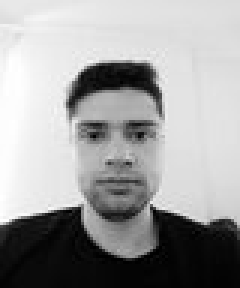
#> input picture tp6/fotos1.0/0.jpg, 80 x 96 px, found by its file name (shown 3 times larger); its folder holds 4 pictures in this run
$ python main.py
#> lines starting #> are read from the running program, lines starting #| are printed output that depends on the picture; after the words box and inside, x2 and y2 are one past the last pixel; in counts of white or black regions, pixels touching at a corner belong together
### tp6/tasks.py
import math
import cv2
import copy

class Neuron():

    # [37 lines left out: functions __init__, calculate, calculate_final_neuron, calculate_pesos, not called in this run]

class Task_images():

    def read_images():
        image_pixels = []
        pixel_list = []
        persona = True
        path = "C:/Users/ivanf/OneDrive/Escritorio/Facultad/4Ano/int-artificial/tp6/fotos1.0/"
        for i in range(10):
            img = cv2.imread( path + str(i) + ".jpg", 0)
#> img is the input picture: shape (96, 80); min 0, max 255, mean 159.4
            ret, img = cv2.threshold(img, 127, 255, cv2.THRESH_BINARY)
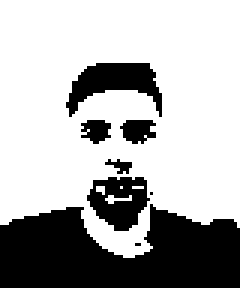
#> img: shape (96, 80) (shown 3 times larger); 69.2% white; 8 black regions (2 under 20 px), largest, box (x1, y1, x2, y2) and area: (0, 68, 80, 96) 1676, (22, 21, 54, 39) 293, (29, 59, 50, 77) 246, (40, 40, 52, 48) 70, (27, 40, 37, 48) 57, (35, 53, 44, 58) 23
            pixel_list.clear()
            pixel_list.append(int(1))
            for j in range(len(img)):
                for k in range(len(img[j])):
                    px = img[j][k]
                    if px == 0:
                        pixel_list.append(int(0))
                    else:
                        pixel_list.append(int(1))
#> this loop made 96 passes
#> after the loop, pixel_list = 7681 values, max 1 at index 0, min 0 at index 1713, mean 0.692
            if persona:
                pixel_list.append(int(0))
                persona = False
            else:
                pixel_list.append(1)
                persona = True
            image_pixels.append(copy.deepcopy(pixel_list))
#> pass 2 of the loop in read_images, `for i in range(10):`:
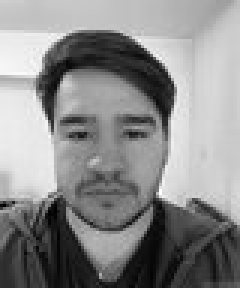
#> input picture tp6/fotos1.0/1.jpg, 80 x 96 px, found by its file name (shown 3 times larger)
#> in read_images, img is the input picture: shape (96, 80); min 0, max 255, mean 138.7
#> in read_images, `ret, img = cv2.threshold(img, 127, 255, cv2.THRESH_BINARY)`:
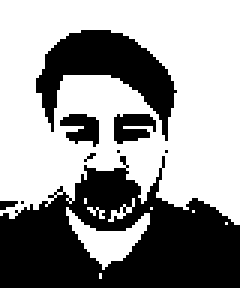
#> img: shape (96, 80) (shown 3 times larger); 59.3% white; 9 black regions (5 under 20 px), largest, box (x1, y1, x2, y2) and area: (0, 52, 80, 96) 2183, (12, 10, 59, 47) 733, (38, 38, 52, 48) 101, (20, 38, 33, 49) 91
#> the loop in read_images, `for j in range(len(img)):` made 96 passes
#> after the loop in read_images, `for j in range(len(img)):`: pixel_list = 7681 values, max 1 at index 0, min 0 at index 828, mean 0.593
#> pass 3 of the loop in read_images, `for i in range(10):`:
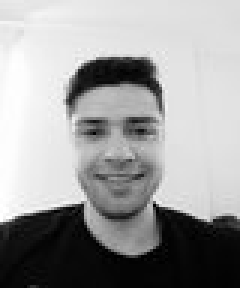
#> input picture tp6/fotos1.0/2.jpg, 80 x 96 px, found by its file name (shown 3 times larger)
#> in read_images, img is the input picture: shape (96, 80); min 0, max 255, mean 157.5
#> in read_images, `ret, img = cv2.threshold(img, 127, 255, cv2.THRESH_BINARY)`:
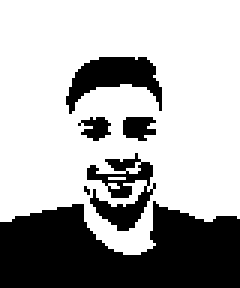
#> img: shape (96, 80) (shown 3 times larger); 68.2% white; 6 black regions (1 under 20 px), largest, box (x1, y1, x2, y2) and area: (0, 67, 80, 96) 1742, (22, 19, 54, 38) 301, (29, 51, 52, 77) 275, (41, 39, 52, 47) 68, (26, 39, 37, 47) 54
#> after the loop in read_images, `for j in range(len(img)):`: pixel_list = 7681 values, max 1 at index 0, min 0 at index 1554, mean 0.682
#> the loop made 5 passes; the first 3 are shown
        return image_pixels


### tp6/main.py
import cv2
from tasks import *
import random
import matplotlib.pyplot as plt


def main():
    table = Task_images.read_images()
    number_neurons = int(input("How many neurons do you want in the hidden layer?: "))
    iterations = int(input("How many iterations do you want?: "))
    number_pesos = int((len(table[0])-1)*number_neurons)
    list_pesos_local = []
    list_neurons = []
    list_outputs = [1]
    new_pesos = []
    lista_pesos_ultima_neurona = []
    lista_SR_final_neuron = []
    lista_errores = [ [] for i in range(len(table))]
    list_error_counter = []


    for i in range(number_neurons+1):
        peso = random.uniform(-1,1)
        lista_pesos_ultima_neurona.append(peso)

    for i in range(number_pesos):
        peso = random.uniform(-1,1)
        list_pesos_local.append(peso)

    contador = 0
    while contador != iterations:
        contador += 1
        error_counter = 0
        list_error_counter.append(contador)
        print(f"-------------------------Iteración: {contador}---------------------")
        for i in table:
            a = 0
            for j in range(number_neurons):
                neuron = Neuron()
                for entry in range((len(table[0]))-1): #Para saber el nro de entradas
                    neuron.entradas.append(i[entry])
                    neuron.list_pesos.append(list_pesos_local[a])
                    a += 1

                SR = neuron.calculate()
                neuron.salida = SR
                list_outputs.append(SR)
                list_neurons.append(neuron)

            final_neuron = Neuron()
            for x in range(len(list_outputs)):
                final_neuron.entradas.append(list_outputs[x])
                final_neuron.list_pesos.append(lista_pesos_ultima_neurona[x])

            SR_final, epsilon, new_final_pesos, error = final_neuron.calculate_final_neuron(i)
            lista_errores[error_counter].append(error)
            error_counter += 1

            lista_SR_final_neuron.append(SR_final)
            print(f"Salida Real: {SR_final}")
            list_outputs.clear()
            list_outputs.append(1)

            list_pesos_local.clear()
            for neuron in list_neurons:
                new_peso = neuron.calculate_pesos(epsilon)
                for valor in new_peso:
                    new_pesos.append(valor)

            list_pesos_local = new_pesos
            lista_pesos_ultima_neurona.clear()
            lista_pesos_ultima_neurona = new_final_pesos
            list_neurons.clear()

    with open('pesos_co.txt', 'w') as f:
        for peso in list_pesos_local:
            f.write(str(peso) + "\n")

    with open('pesos_fn.txt', 'w') as f:
        for peso in lista_pesos_ultima_neurona:
            f.write(str(peso) + "\n")

    for i in range(len(lista_errores)):
        plt.plot(list_error_counter, lista_errores[i], label = f"Error r{i}")

    plt.title("ERRORES")
    plt.legend()
    plt.show()
    plt.savefig("C:/Users/ivanf/OneDrive/Escritorio/Facultad/4Ano/int-artificial/tp6/" + "grafico_errores.png")
if __name__ == '__main__':
#> (the run stopped early here; a loop or call above may not have finished)
